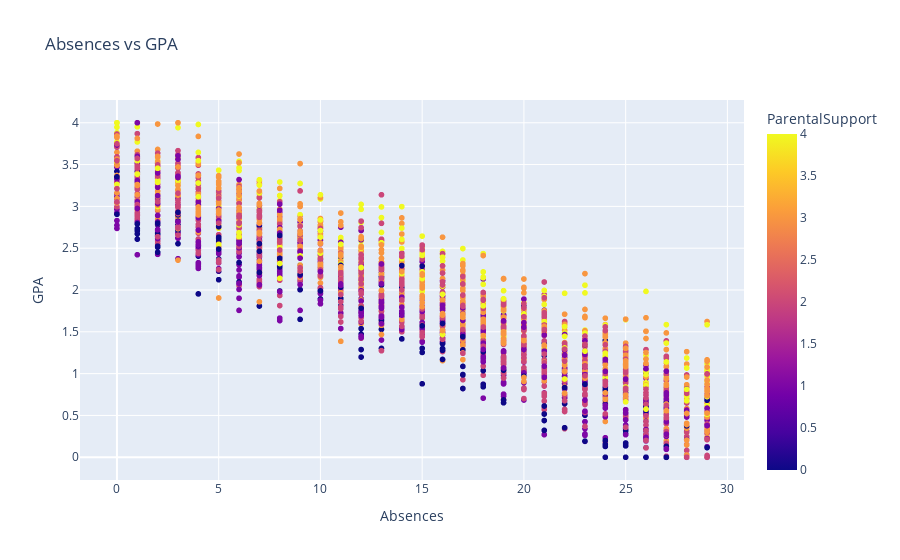

Source (notebook cell):
### Markdown cell above
A continuación haremos un scatterplot, para ver las relaciones más significativas que pudimos encontrar cen el análisis exploratorio con nuestro heatmap

### Code cell
# Crearemos un scatterplot para ver la relación entre las variables Absences y GPA
fig = px.scatter(df, x='Absences', y='GPA', 
                 title='Absences vs GPA', 
                 labels={'Absences': 'Absences', 'GPA': 'GPA'},
                 color='ParentalSupport',
                 color_discrete_sequence='palette')
fig.show()

### Figure 1 — Plotly figure (JSON) as saved in the notebook; plotly's stock layout.template omitted (floating-point values rounded to 4 significant figures; data arrays with more than 128 entries replaced by an {"elided": "..."} marker saying what was removed)
{"data": [{"hovertemplate": "Absences=%{x}<br>GPA=%{y}<br>ParentalSupport=%{marker.color}<extra></extra>", "legendgroup": "", "marker": {"color": {"elided": "2392 int values"}, "coloraxis": "coloraxis", "symbol": "circle"}, "mode": "markers", "name": "", "showlegend": false, "type": "scattergl", "x": {"elided": "2392 int values"}, "xaxis": "x", "y": {"elided": "2392 float values"}, "yaxis": "y"}], "layout": {"coloraxis": {"colorbar": {"title": {"text": "ParentalSupport"}}, "colorscale": [[0, "#0d0887"], [0.1111, "#46039f"], [0.2222, "#7201a8"], [0.3333, "#9c179e"], [0.4444, "#bd3786"], [0.5556, "#d8576b"], [0.6667, "#ed7953"], [0.7778, "#fb9f3a"], [0.8889, "#fdca26"], [1, "#f0f921"]]}, "legend": {"tracegroupgap": 0}, "title": {"text": "Absences vs GPA"}, "xaxis": {"anchor": "y", "domain": [0, 1], "title": {"text": "Absences"}}, "yaxis": {"anchor": "x", "domain": [0, 1], "title": {"text": "GPA"}}}}
